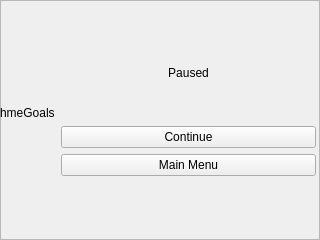
<?xml version="1.0" encoding="UTF-8"?>
<ui version="4.0">
 <author>Copyright 2011, Timothy Rochford</author>
 <class>InGameMenuFrame</class>
 <widget class="QFrame" name="InGameMenuFrame">
  <property name="geometry">
   <rect>
    <x>0</x>
    <y>0</y>
    <width>320</width>
    <height>240</height>
   </rect>
  </property>
  <property name="windowTitle">
   <string notr="true"/>
  </property>
  <property name="frameShape">
   <enum>QFrame::StyledPanel</enum>
  </property>
  <property name="frameShadow">
   <enum>QFrame::Raised</enum>
  </property>
  <widget class="QWidget" name="gridLayoutWidget">
   <property name="geometry">
    <rect>
     <x>0</x>
     <y>0</y>
     <width>382</width>
     <height>241</height>
    </rect>
   </property>
   <layout class="QGridLayout" name="gridLayout" columnstretch="0,1,0">
    <item row="4" column="1">
     <widget class="QPushButton" name="continueBtn">
      <property name="text">
       <string>Continue</string>
      </property>
     </widget>
    </item>
    <item row="5" column="0">
     <spacer name="horizontalSpacer_2">
      <property name="orientation">
       <enum>Qt::Horizontal</enum>
      </property>
      <property name="sizeHint" stdset="0">
       <size>
        <width>40</width>
        <height>20</height>
       </size>
      </property>
     </spacer>
    </item>
    <item row="5" column="2">
     <spacer name="horizontalSpacer_3">
      <property name="orientation">
       <enum>Qt::Horizontal</enum>
      </property>
      <property name="sizeHint" stdset="0">
       <size>
        <width>40</width>
        <height>20</height>
       </size>
      </property>
     </spacer>
    </item>
    <item row="7" column="1">
     <spacer name="verticalSpacer">
      <property name="orientation">
       <enum>Qt::Vertical</enum>
      </property>
      <property name="sizeHint" stdset="0">
       <size>
        <width>20</width>
        <height>40</height>
       </size>
      </property>
     </spacer>
    </item>
    <item row="0" column="1">
     <spacer name="verticalSpacer_2">
      <property name="orientation">
       <enum>Qt::Vertical</enum>
      </property>
      <property name="sizeHint" stdset="0">
       <size>
        <width>20</width>
        <height>40</height>
       </size>
      </property>
     </spacer>
    </item>
    <item row="5" column="1">
     <widget class="QPushButton" name="mainMenuBtn">
      <property name="text">
       <string>Main Menu</string>
      </property>
     </widget>
    </item>
    <item row="2" column="0">
     <widget class="QLabel" name="homeFlag">
      <property name="text">
       <string notr="true"/>
      </property>
      <property name="pixmap">
       <pixmap resource="teams.qrc">:/images/flags/Andorra.png</pixmap>
      </property>
      <property name="scaledContents">
       <bool>true</bool>
      </property>
     </widget>
    </item>
    <item row="1" column="1">
     <widget class="QLabel" name="label">
      <property name="text">
       <string>Paused</string>
      </property>
      <property name="alignment">
       <set>Qt::AlignCenter</set>
      </property>
      <property name="wordWrap">
       <bool>true</bool>
      </property>
     </widget>
    </item>
    <item row="2" column="2">
     <widget class="QLabel" name="awayFlag">
      <property name="text">
       <string notr="true"/>
      </property>
      <property name="pixmap">
       <pixmap resource="teams.qrc">:/images/flags/Austria.png</pixmap>
      </property>
      <property name="scaledContents">
       <bool>true</bool>
      </property>
     </widget>
    </item>
    <item row="3" column="0">
     <widget class="QLabel" name="homeGoals">
      <property name="text">
       <string notr="true">hmeGoals</string>
      </property>
     </widget>
    </item>
    <item row="3" column="2">
     <widget class="QLabel" name="awayGoals">
      <property name="text">
       <string notr="true">awayGoals</string>
      </property>
      <property name="alignment">
       <set>Qt::AlignRight|Qt::AlignTrailing|Qt::AlignVCenter</set>
      </property>
     </widget>
    </item>
   </layout>
  </widget>
 </widget>
 <resources>
  <include location="teams.qrc"/>
 </resources>
 <connections/>
</ui>
